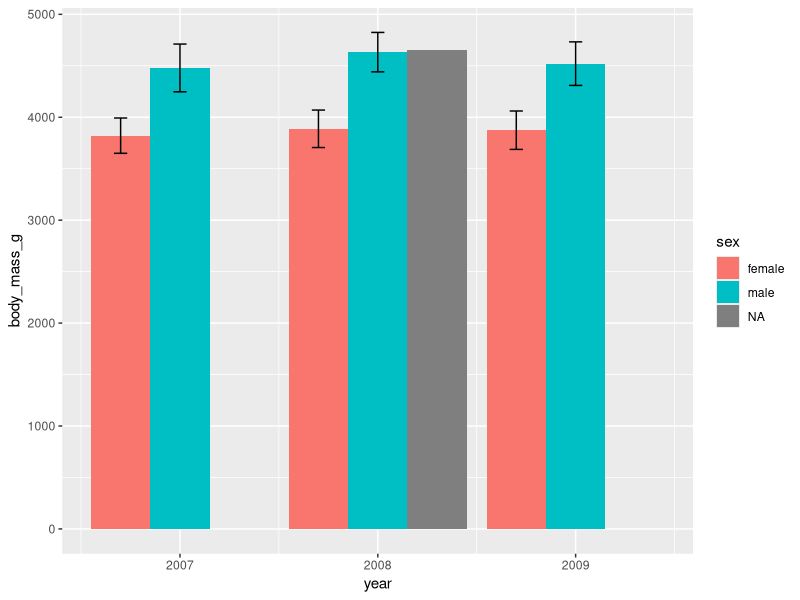
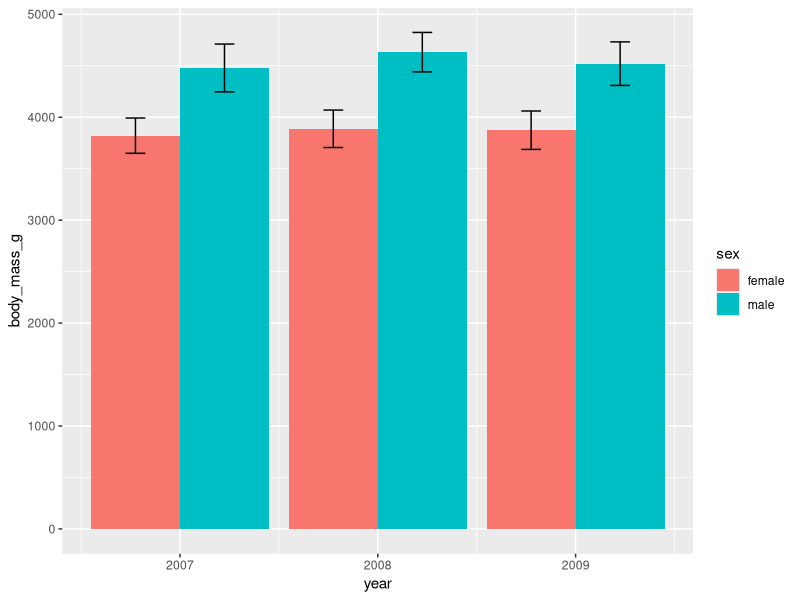
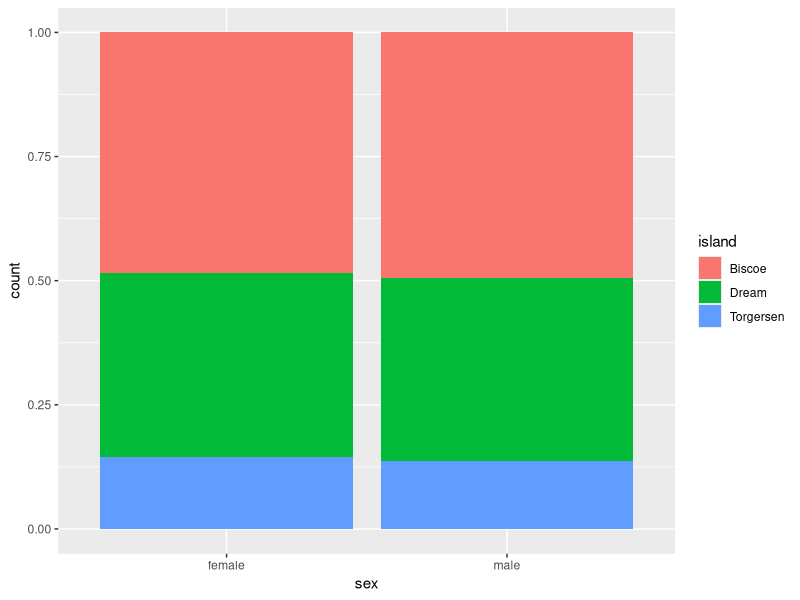
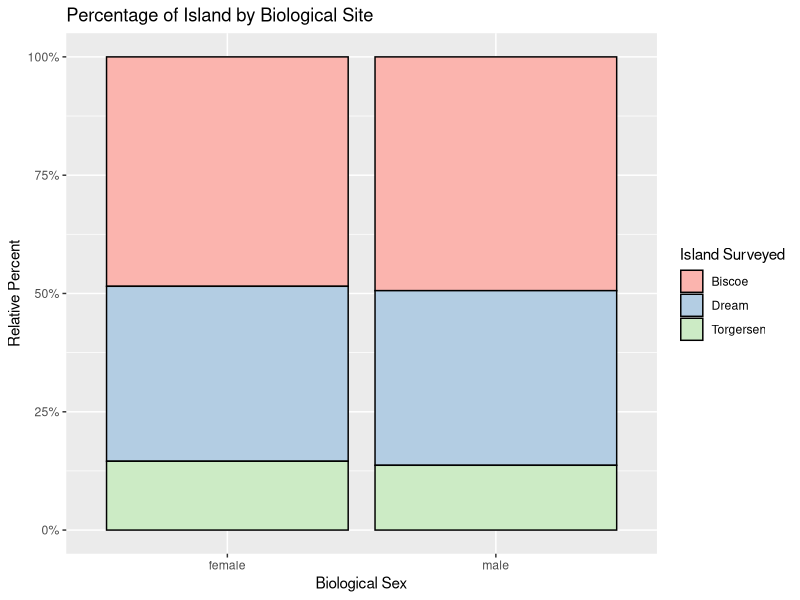

Write the R code that produced these figures, in order.
# ggplot2 R Script ==============================
# EXERCISE: MAKE A barplot 
# of the mean body_mass_g
# BY sex and year
# with error bars ======
library(palmerpenguins)
library(ggplot2)
library(dplyr)
data("penguins")

# see example at 
# http://www.cookbook-r.com/Graphs/Plotting_means_and_error_bars_(ggplot2)/

# components needed
# means of body mass by sex
# and value to use for +/- for 
# min, max of each error bar
# could be sd, se, or ci

# a helpful function, summarySE ======================
# summarySE provides the standard deviation, standard error of the mean, and a (default 95%) confidence interval
## Gives count, mean, standard deviation, standard error of the mean, and confidence interval (default 95%).
##   data: a data frame.
##   measurevar: the name of a column that contains the variable to be summariezed
##   groupvars: a vector containing names of columns that contain grouping variables
##   na.rm: a boolean that indicates whether to ignore NA's
##   conf.interval: the percent range of the confidence interval (default is 95%)
summarySE <-
  function(data = NULL,
           measurevar,
           groupvars = NULL,
           na.rm = FALSE,
           conf.interval = .95,
           .drop = TRUE) {
    library(plyr)
    
    # New version of length which can handle NA's: 
    # if na.rm==T, don't count them
    length2 <- function (x, na.rm = FALSE) {
      if (na.rm)
        sum(!is.na(x))
      else
        length(x)
    }
    
    # This does the summary. For each group's data frame, 
    # return a vector with
    # N, mean, and sd
    datac <- ddply(
      data,
      groupvars,
      .drop = .drop,
      .fun = function(xx, col) {
        c(
          N    = length2(xx[[col]], na.rm = na.rm),
          mean = mean   (xx[[col]], na.rm = na.rm),
          sd   = sd     (xx[[col]], na.rm = na.rm)
        )
      },
      measurevar
    )
    
    # Rename the "mean" column
    datac <- rename(datac, c("mean" = measurevar))
    
    datac$se <-
      datac$sd / sqrt(datac$N)  # Calculate standard error of the mean
    
    # Confidence interval multiplier for standard error
    # Calculate t-statistic for confidence interval:
    # e.g., if conf.interval is .95, use .975 (above/below), and use df=N-1
    ciMult <- qt(conf.interval / 2 + .5, datac$N - 1)
    datac$ci <- datac$se * ciMult
    
    return(datac)
  }

# look at the global environment
# see functions

# get the summary stats from penguins dataset
penguins_bm <- 
  summarySE(penguins, 
            measurevar="body_mass_g", 
            groupvars=c("sex","year"))

# Use 95% confidence intervals 
ggplot(penguins_bm, 
       aes(x=year, y=body_mass_g, fill=sex)) + 
  geom_bar(position=position_dodge(), stat="identity") +
  geom_errorbar(aes(ymin=body_mass_g-ci, 
                    ymax=body_mass_g+ci),
                width=.2,                # Width of the error bars
                position=position_dodge(.9))

# filter out NAs and redo plot
penguins_bmc <- penguins_bm %>%
  filter(complete.cases(.))

# Use 95% confidence intervals 
ggplot(penguins_bmc, 
       aes(x=year, y=body_mass_g, fill=sex)) + 
  geom_bar(position=position_dodge(), stat="identity") +
  geom_errorbar(aes(ymin=body_mass_g-ci, 
                    ymax=body_mass_g+ci),
                width=.2,                # Width of the error bars
                position=position_dodge(.9))


# EXERCISE - YOUR TURN ==================================
# Make clustered bar plot
# for flipper_length_mm
# by year and species
# use sd (standard deviation) for error bars





# Stacked Proportional Bar Chart
# see examples at https://r-graphics.org/recipe-bar-graph-proportional-stacked-bar
# Make proportional bar chart
# of sex by island
# We need "counts" of each first
penguins_tab1 <-
  table(penguins$sex,
        penguins$island)

# make it a data.frame
penguins_tab1.df <- data.frame(penguins_tab1)

# change names
names(penguins_tab1.df) <-
  c("sex", "island", "count")

ggplot(penguins_tab1.df, 
       aes(x = sex, y = count, fill = island)) +
  geom_col(position = "fill")

# make a little better
ggplot(penguins_tab1.df, 
       aes(x = sex, y = count, fill = island)) +
  geom_col(colour = "black", position = "fill") +
  scale_y_continuous(labels = scales::percent) +
  scale_fill_brewer(palette = "Pastel1") +
  labs(
    x = "Biological Sex",
    y = "Relative Percent",
    title = "Percentage of Island by Biological Site",
    fill = "Island Surveyed"
  )
  

# EXERCISE - YOUR TURN ==================================
# Make proportional bar chart
# of species by island



